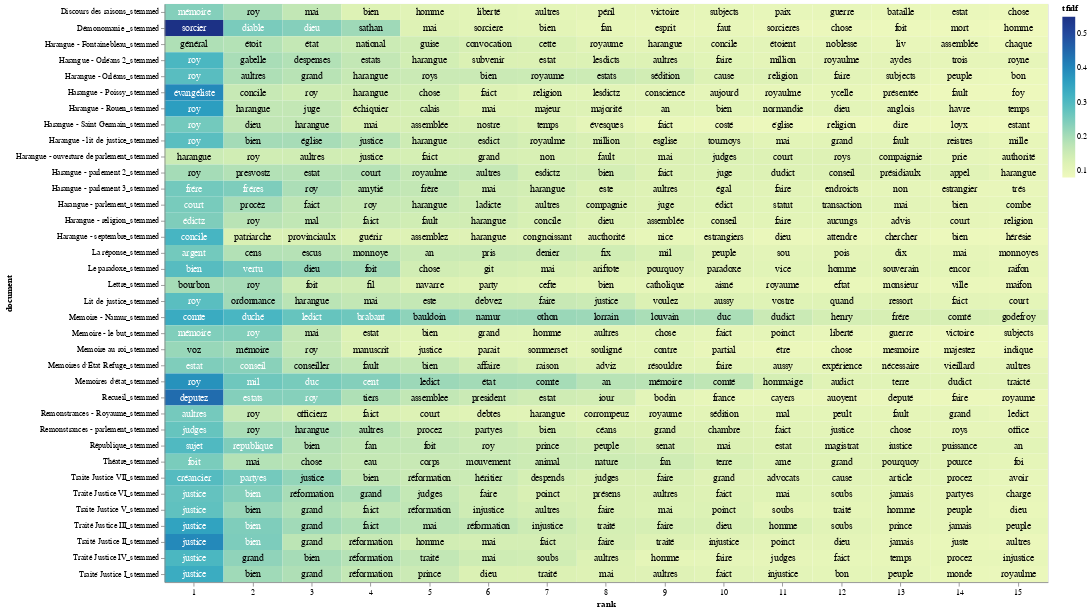

This figure's notebook cell:
### Code cell
import altair as alt
import numpy as np
import pandas as pd
import os
from pathlib import Path

# Get the custom stopword list from the user
stop_words = get_stopwords()

# Function to select a .csv file
def select_csv_file():
    cwd = os.getcwd()
    csv_files = sorted([f for f in os.listdir(cwd) if f.endswith('.csv')])
    
    if not csv_files:
        print("No CSV files found in the current working directory.")
        return None

    print("Available CSV files:")
    for i, file in enumerate(csv_files):
        print(f"{i + 1}. {file}")

    choice = int(input("Select a CSV file number to read as top_tfidf: ")) - 1
    if choice < 0 or choice >= len(csv_files):
        print("Invalid choice.")
        return None

    return csv_files[choice]

# Prompt user to select a .csv file
csv_file = select_csv_file()
if csv_file:
    top_tfidf = pd.read_csv(csv_file)
    
    # Extract the stem of the selected CSV file
    csv_stem = Path(csv_file).stem

    # Prompt user to truncate groups with default value as 'no'
    truncate_groups = input("Do you want to truncate the plot by only including certain groups? (yes/no, default is no): ").strip().lower() or 'no'
    if truncate_groups == 'yes':
        available_groups = top_tfidf['document'].unique()
        print("Available groups (documents) with index numbers:")
        for i, group in enumerate(available_groups):
            print(f"{i + 1}. {group}")


        selected_groups = input("Enter the index numbers of the groups to include (e.g., 1,2,3 or 1-3): ").strip()
        selected_indexes = []
        
        # Split the input by commas to handle both individual values and ranges
        for part in selected_groups.split(','):
            if '-' in part:
                start_index, end_index = map(int, part.split('-'))
                selected_indexes.extend(range(start_index, end_index + 1))
            else:
                selected_indexes.append(int(part))
        
        # Convert selected indexes to groups
        selected_groups = [available_groups[i - 1] for i in selected_indexes]
        
        # Filter the DataFrame
        top_tfidf = top_tfidf[top_tfidf['document'].isin(selected_groups)]
   
    # Remove '_corrected' from the 'document' labels
    top_tfidf['document'] = top_tfidf['document'].str.replace('_corrected', '')
    top_tfidf['document'] = top_tfidf['document'].str.replace('Repair', '')
    top_tfidf['document'] = top_tfidf['document'].str.replace('_lemmatized', '')
    top_tfidf['document'] = top_tfidf['document'].str.replace('_stemmed', '')

    # Prompt user to limit the number of words displayed in each group
    limit_words = input("Do you want to limit the number of words displayed in each group? (yes/no) default is yes): ").strip().lower() or 'yes'
    if limit_words == 'yes':
        max_words = int(input("Enter the maximum number of words to display per group: ").strip())
        top_tfidf['rank'] = top_tfidf.groupby('document')['tfidf'].rank("first", ascending=False)
        top_tfidf = top_tfidf[top_tfidf['rank'] <= max_words]

    # Prompt user to enter a list of terms
    user_terms = input("Enter a list of words separated by commas for highlighting (e.g., war, peace): ")
    term_list = [term.strip() for term in user_terms.split(",")]

    # Prompt user for a filename to save the PNG file
    file_name = input("Enter a filename (without extension) to save the visualization: ")
    output_file = f"{file_name}.png"
    
    # Prompt user to specify the width of the chart
    chart_width_input = input("Enter the chart width (default is 600): ").strip()
    chart_width = int(chart_width_input) if chart_width_input.isdigit() else 600

    # Adding a little randomness to break ties in term ranking
    top_tfidf_plusRand = top_tfidf.copy()
    top_tfidf_plusRand['tfidf'] = top_tfidf_plusRand['tfidf'] + np.random.rand(top_tfidf.shape[0]) * 0.0001

    # Base chart for all visualizations, with rank calculation
    base = alt.Chart(top_tfidf_plusRand).encode(
        x=alt.X('rank:O', axis=alt.Axis(labelAngle=0)),  # Set labelAngle to horizontal (0 degrees)
        y='document:N'
    ).transform_window(
        rank="rank()",
        sort=[alt.SortField("tfidf", order="descending")],
        groupby=["document"]
    )

    # Heatmap specification
    heatmap = base.mark_rect().encode(
        color='tfidf:Q'
    )

    # Red circle over terms in the entered list
    circle = base.mark_circle(size=100).encode(
        color=alt.condition(
            alt.FieldOneOfPredicate(field='term', oneOf=term_list),
            alt.value('red'),
            alt.value('#FFFFFF00')
        )
    )

    # Text labels, white for darker heatmap colors
    text = base.mark_text(baseline='middle', fontSize=12).encode(
        text='term:N',
        color=alt.condition(alt.datum.tfidf >= 0.23, alt.value('white'), alt.value('black'))
    )

    # Combine the heatmap, circle, and text
    final_chart = alt.layer(heatmap, circle, text).properties(width=chart_width)

    # Display the chart in Jupyter Lab
    final_chart.display()

    # Save the chart as a PNG file using the base Altair package
    try:
        final_chart.save(output_file)
        print(f"Visualization saved as {output_file} in the current directory.")
    except Exception as e:
        print(f"Error saving visualization: {e}")
else:
    print("No valid CSV file selected.")

### Figure 1 — Vega-Lite specification as saved in the notebook (floating-point values rounded to 4 significant figures; data arrays with more than 128 entries replaced by an {"elided": "..."} marker saying what was removed)
{"config": {"view": {"continuousWidth": 300, "continuousHeight": 300}}, "layer": [{"mark": {"type": "rect"}, "encoding": {"color": {"field": "tfidf", "type": "quantitative"}, "x": {"axis": {"labelAngle": 0}, "field": "rank", "type": "ordinal"}, "y": {"field": "document", "type": "nominal"}}, "transform": [{"window": [{"op": "rank", "field": "", "as": "rank"}], "groupby": ["document"], "sort": [{"field": "tfidf", "order": "descending"}]}]}, {"mark": {"type": "circle", "size": 100}, "encoding": {"color": {"condition": {"test": {"field": "term", "oneOf": [""]}, "value": "red"}, "value": "#FFFFFF00"}, "x": {"axis": {"labelAngle": 0}, "field": "rank", "type": "ordinal"}, "y": {"field": "document", "type": "nominal"}}, "transform": [{"window": [{"op": "rank", "field": "", "as": "rank"}], "groupby": ["document"], "sort": [{"field": "tfidf", "order": "descending"}]}]}, {"mark": {"type": "text", "baseline": "middle", "fontSize": 12}, "encoding": {"color": {"condition": {"test": "(datum.tfidf >= 0.23)", "value": "white"}, "value": "black"}, "text": {"field": "term", "type": "nominal"}, "x": {"axis": {"labelAngle": 0}, "field": "rank", "type": "ordinal"}, "y": {"field": "document", "type": "nominal"}}, "transform": [{"window": [{"op": "rank", "field": "", "as": "rank"}], "groupby": ["document"], "sort": [{"field": "tfidf", "order": "descending"}]}]}], "data": {"name": "data-db7d74ed10bf827a86b868a03f679dd9"}, "width": 1100, "$schema": "https://vega.github.io/schema/vega-lite/v5.20.1.json", "datasets": {"data-db7d74ed10bf827a86b868a03f679dd9": {"elided": "540 records"}}}
